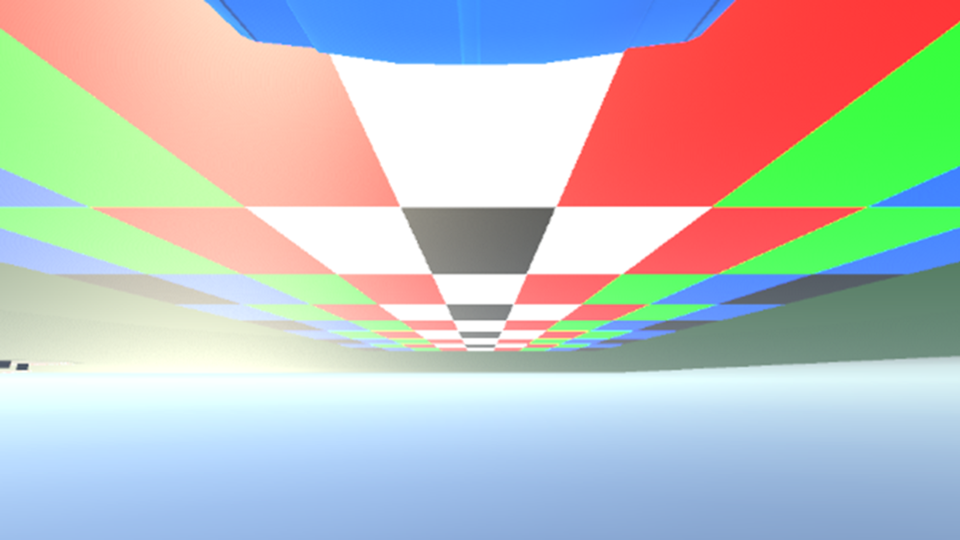
#> input picture image_data_scraping.png, 1920 x 1080 px (shown at 1/2 size)
$ python extract_pixel.py
#> lines starting #> are read from the running program, lines starting #| are printed output that depends on the picture; after the words box and inside, x2 and y2 are one past the last pixel; in counts of white or black regions, pixels touching at a corner belong together
import cv2
import numpy as np
import pandas as pd
import matplotlib.pyplot as plt

image_path = "image_data_scraping.png"
image = cv2.imread(image_path)
#> image is the input picture: shape (1080, 1920, 3); mean B, G, R 189.7, 193.3, 189.1
gray_image = cv2.cvtColor(image, cv2.COLOR_BGR2GRAY)
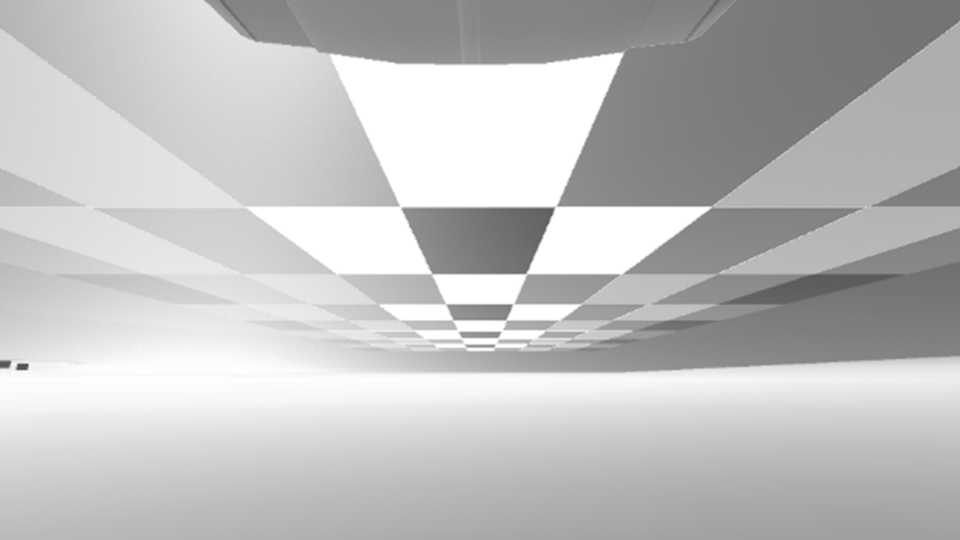
#> gray_image: shape (1080, 1920) (shown at 1/2 size); min 66, max 255, mean 191.6

gray_image = cv2.GaussianBlur(gray_image, (5, 5), 0)

min_contour_area = 25

thresh = cv2.adaptiveThreshold(
    gray_image,
    255,
    cv2.ADAPTIVE_THRESH_MEAN_C,
    cv2.THRESH_BINARY_INV,
    15, 3
)
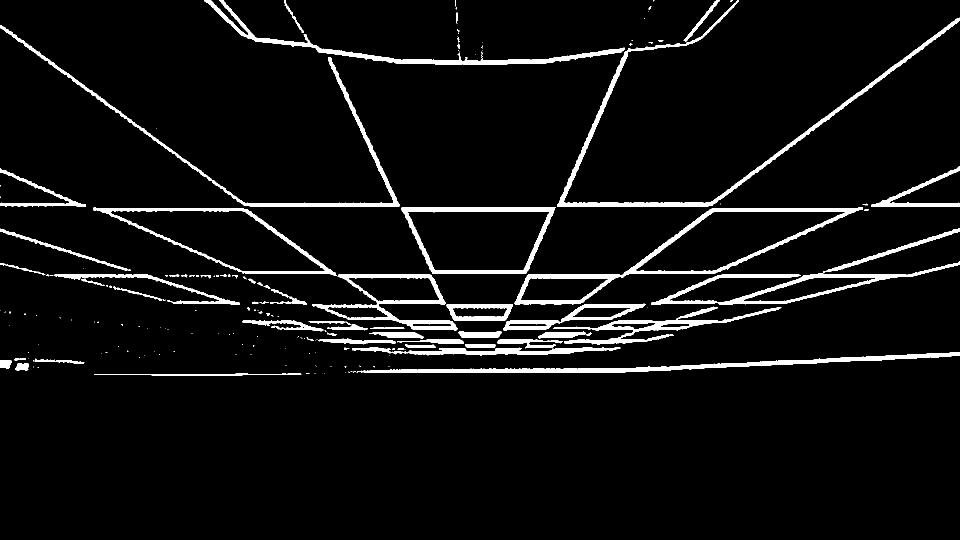
#> thresh: shape (1080, 1920) (shown at 1/2 size); 5.3% white; 191 white regions (117 under 20 px), largest, box (x1, y1, x2, y2) and area: (1114, 0, 1920, 414) 10783, (1029, 415, 1726, 609) 10166, (713, 705, 1920, 745) 8920

kernel = cv2.getStructuringElement(cv2.MORPH_RECT, (5, 5))
thresh = cv2.morphologyEx(thresh, cv2.MORPH_CLOSE, kernel)
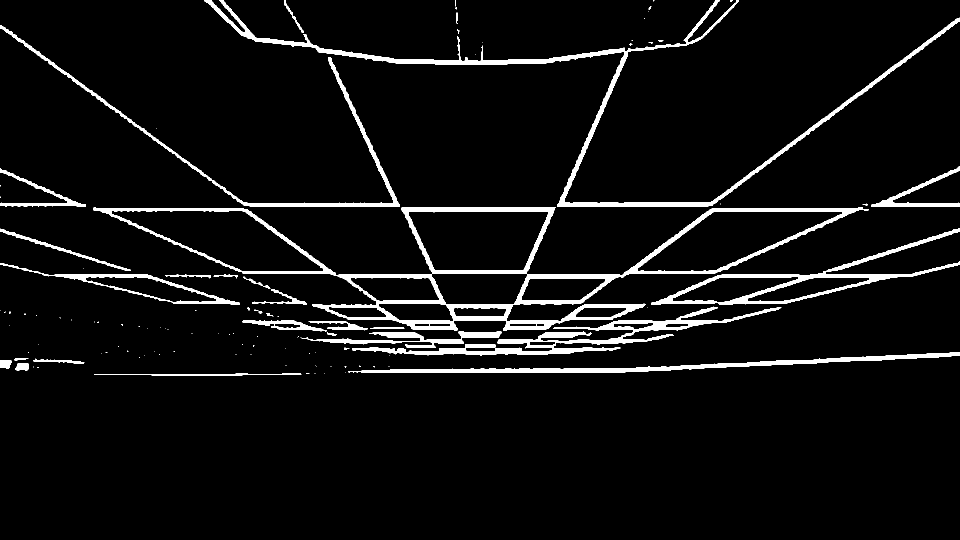
#> thresh: shape (1080, 1920) (shown at 1/2 size); 5.4% white; 111 white regions (77 under 20 px)

contours, _ = cv2.findContours(thresh, cv2.RETR_LIST, cv2.CHAIN_APPROX_SIMPLE)
#> contours = 131 contours, 84 with area under 20; largest, box (x1, y1, x2, y2) and area: (186, 415, 1738, 661) 99818, (803, 414, 1111, 548) 32748, (817, 422, 1097, 542) 27067, (222, 421, 647, 544) 26928, (1274, 422, 1686, 543) 25550

filtered_contours = [c for c in contours if cv2.contourArea(c) > min_contour_area]
#> filtered_contours = 47 contours; largest, box (x1, y1, x2, y2) and area: (186, 415, 1738, 661) 99818, (803, 414, 1111, 548) 32748, (817, 422, 1097, 542) 27067, (222, 421, 647, 544) 26928, (1274, 422, 1686, 543) 25550

contour_image = np.zeros_like(gray_image)
cv2.drawContours(contour_image, filtered_contours, -1, 255, 1)
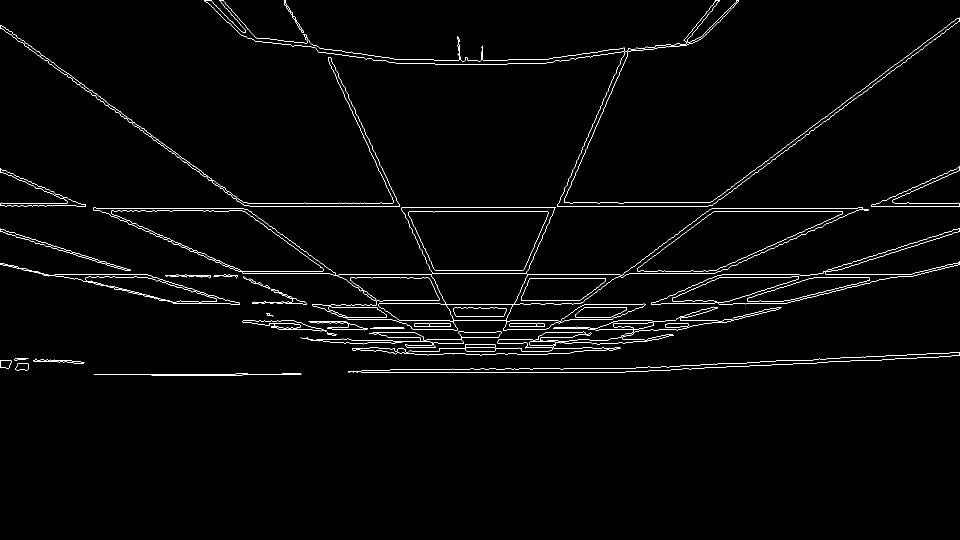
#> contour_image: shape (1080, 1920) (shown at 1/2 size); 1.6% white in thin lines or dots, all inside (x1, y1, x2, y2) = (0, 0, 1920, 751)
plt.imshow(contour_image, cmap='gray')
plt.title("Filtered Contours")
plt.axis("off")
plt.show()

pixel_data = []
for contour in filtered_contours:
    for point in contour:
        pixel_data.append(tuple(point[0]))
#> this loop made 47 passes
#> after the loop, pixel_data = 9562 pairs, first value 0 to 1919, second value 0 to 750

unique_pixel_data = sorted(set(pixel_data), key=lambda p: (p[1], p[0]))
#> unique_pixel_data = 9544 pairs, first value 0 to 1919, second value 0 to 750

x_px, y_px = zip(*unique_pixel_data)
#> x_px = 9544 values, max 1919 at index 218, min 0 at index 298, mean 945.2; y_px = 9544 values from 0 to 750

plt.imshow(cv2.cvtColor(image, cv2.COLOR_BGR2RGB))
plt.title("Original Image with Raw Pixels Overlaid")
plt.axis("off")

plt.scatter(x_px, y_px, c='red', s=2, label="Raw Pixels")
plt.legend(loc='upper right')
plt.show()
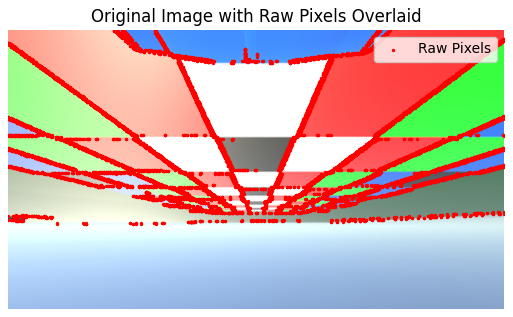
#> figure drawn by matplotlib, 1 panel

x_diffs = np.diff(x_px)
#> x_diffs = 9543 values, max 1858 at index 417, min -1918 at index 3888, mean 0.00796

x_r = [317, 143, 88, 65, 50, 41, 35, 29, 27, 25]
y_real = np.arange(0, 50, 5)

real_coords = []
max_iterations = 10

for i in range(1, min(len(x_px), max_iterations)):
    y_index = min(len(x_r) - 1, i)
    dx = (2.5 / x_r[y_index]) * (x_px[i] - x_px[i - 1])
    last_x = real_coords[-1][0] if real_coords else 0
    real_coords.append((last_x + dx, y_real[y_index]))
#> this loop made 9 passes
#> (dx, last_x) on passes 1 to 9: (0.262, 0), (0.455, 0.262), (0.308, 0.717), (6.05, 1.02), (0.122, 7.07), (61.5, 7.2), (0.69, 68.7), (3.15, 69.39), (0.4, 72.53)
#> after the loop, real_coords = [(0.262, 5), (0.717, 10), (1.02, 15), (7.07, 20), (7.2, 25), (68.7, 30), (69.39, 35), (72.53, 40), (72.93, 45)]

real_coords.insert(0, (0, 0))

time_frames = np.arange(0, len(real_coords) * 60, 60)
#> time_frames = [0, 60, 120, 180, 240, 300, 360, 420, 480, 540]
table_data = {'t': time_frames[:len(real_coords)],
              'xt': [coord[0] for coord in real_coords],
              'yt': [coord[1] for coord in real_coords]}
#> table_data = {'t': [0, 60, 120, 180, 240, 300, 360, 420, 480, 540], 'xt': [0, 0.262, 0.717, 1.02, 7.07, 7.2, 68.7, 69.39, 72.53, 72.93], 'yt': [0, 5, 10, 15, 20, 25, 30, 35, 40, 45]}

df = pd.DataFrame(table_data)
#> df = table of 10 rows and 3 columns

def smooth_data(data, window_size=3):
    return np.convolve(data, np.ones(window_size)/window_size, mode='valid')

smoothed_xt = smooth_data(df['xt'], window_size=5)
#> smoothed_xt = [1.82, 3.25, 16.94, 30.68, 44.98, 58.15]

df['smoothed_xt'] = np.nan
df.loc[4:, 'smoothed_xt'] = smoothed_xt

plt.figure(figsize=(10, 6))
plt.plot(df['xt'], df['yt'], 'r-', label="Raw Track Path")
plt.plot(df['smoothed_xt'].dropna(), df['yt'][4:], 'b-', label="Smoothed Track Path")
plt.title("Track Coordinates: Raw vs Smoothed")
plt.xlabel("Horizontal Distance (meters)")
plt.ylabel("Vertical Distance (meters)")
plt.legend()
plt.show()
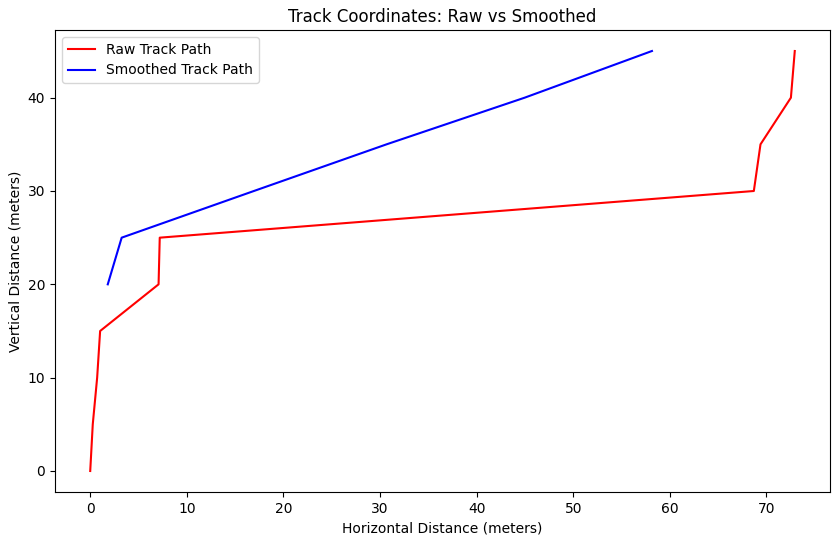
#> figure drawn by matplotlib, 1 panel; curve peaks at x = 72.93, y = 45

df.to_csv("processed_data_with_smoothed.csv", index=False)
